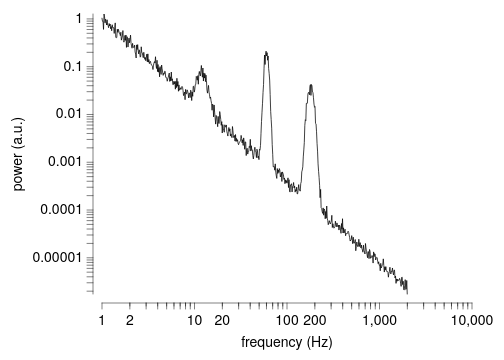

This figure's Vega-Lite source:
### Vega-Lite specification from a JSON file in a GitHub repository (floating-point values rounded to 4 significant figures; data arrays with more than 128 entries replaced by an {"elided": "..."} marker saying what was removed)
{"background": null, "config": {"arc": {"fill": "#DBDBDB", "fillOpacity": 1.0, "innerRadius": 35.0, "padAngle": 0.03, "stroke": "black", "strokeOpacity": 1, "strokeWidth": 0.25}, "area": {"fill": "#DBDBDB", "fillOpacity": 1.0, "stroke": "black", "strokeOpacity": 1, "strokeWidth": 0.25}, "axis": {"domain": true, "domainCap": "round", "domainColor": "black", "domainWidth": 0.25, "grid": false, "gridCap": "round", "gridColor": "#F1F1F1", "gridDash": [0, 0], "gridOpacity": 1.0, "gridWidth": 0.25, "labelColor": "black", "labelFont": "Helvetica Neue", "labelFontSize": 7, "labelFontStyle": "normal", "labelFontWeight": 400, "offset": 4.5, "ticks": true, "tickCap": "round", "tickColor": "black", "tickRound": false, "tickSize": 3, "tickWidth": 0.25, "titleColor": "black", "titleFont": "Helvetica Neue", "titleFontSize": 7, "titleFontStyle": "normal", "titleFontWeight": 400}, "axisX": {"domain": true, "labelAlign": "center", "labelAngle": 0, "labels": true, "ticks": true, "translate": 0}, "axisY": {"domain": true, "labelAlign": "right", "labelAngle": 0, "labels": true, "ticks": true, "translate": 0}, "axisRight": {"domain": true, "labelAlign": "left", "labelAngle": 0, "labels": true, "ticks": true, "translate": 0}, "axisTop": {"domain": true, "labelAlign": "center", "labelAngle": 0, "labels": true, "ticks": true, "translate": 0}, "axisBand": {"tickOffset": 0}, "bar": {"fill": "#DBDBDB", "fillOpacity": 1.0, "stroke": "black", "strokeOpacity": 1, "strokeWidth": 0.25}, "boxplot": {"size": 12.6, "ticks": {"cornerRadius": 0.25, "fill": "black", "opacity": 1, "size": 6.3, "thickness": 0.25}, "box": {"fillOpacity": 1.0, "stroke": "black", "strokeOpacity": 1, "strokeWidth": 0.25}, "median": {"cornerRadius": 0, "fill": "black", "fillOpacity": 1.0, "opacity": 1, "size": 12.6, "thickness": 0.25}, "rule": {"fill": "black", "fillOpacity": 1.0, "size": 14.0, "stroke": "black", "strokeDash": [0, 0], "strokeOpacity": 1, "strokeWidth": 0.25}, "outliers": {"color": "black", "fill": "black", "fillOpacity": 1.0, "size": 0, "stroke": "black", "strokeOpacity": 1, "strokeWidth": 0.25}}, "circle": {"fill": "black", "fillOpacity": 1.0, "size": 0.7, "stroke": null, "strokeOpacity": 1, "strokeWidth": 0.25}, "errorband": {"band": {"fillOpacity": 0.6, "stroke": null, "strokeWidth": 0.25, "strokeOpacity": 1}, "borders": {"opacity": 0, "strokeOpacity": 0.25, "strokeWidth": 1}}, "errorbar": {"opacity": 1, "rule": {"strokeDash": [0, 0], "strokeWidth": 0.25}, "ticks": {"color": "black", "cornerRadius": 0.125, "opacity": 1, "size": 8.4, "thickness": 0.25}, "thickness": 0.25}, "font": "Helvetica Neue", "geoshape": {"fill": "#DBDBDB", "fillOpacity": 1.0, "stroke": "black", "strokeOpacity": 1, "strokeWidth": 0.25}, "header": {"labelColor": "black", "labelFont": "Helvetica Neue", "labelFontSize": 7, "labelFontStyle": "normal", "labelFontWeight": 400, "titleColor": "black", "titleFont": "Helvetica Neue", "titleFontSize": 7, "titleFontStyle": "normal", "titleFontWeight": 400, "titlePadding": 0}, "legend": {"disable": false, "offset": 4.5, "titlePadding": 4, "labelOffset": 2, "gradientLabelOffset": 2, "gradientLength": 70.0, "gradientThickness": 7.0, "gradientOpacity": 1.0, "gradientStrokeColor": "black", "gradientStrokeWidth": 0.25, "labelColor": "black", "labelFont": "Helvetica Neue", "labelFontSize": 7, "labelFontStyle": "normal", "labelFontWeight": 400, "strokeColor": "black", "strokeWidth": 0, "symbolSize": 42, "symbolStrokeColor": "black", "symbolStrokeWidth": 0.25, "titleColor": "black", "titleFont": "Helvetica Neue", "titleFontSize": 7, "titleFontStyle": "normal", "titleFontWeight": 400}, "line": {"color": "black", "stroke": "black", "strokeCap": "round", "strokeDash": [0, 0], "strokeOpacity": 1, "strokeWidth": 0.375}, "point": {"filled": true, "fill": "#DBDBDB", "fillOpacity": 1.0, "size": 7.0, "stroke": "black", "strokeOpacity": 1, "strokeWidth": 0.25}, "range": {"category": ["#C6D9F1", "#F1C9CB", "#FEF0B9", "#CEE37A", "#7AA8E0", "#E589A3", "#FDDD5D", "#68B961", "#4177B1", "#C35082", "#E5C227", "#438156"], "diverging": {"scheme": ["#C35082", "#CE6D94", "#D989A7", "#E2A4BA", "#EABFCE", "#F1DBE2", "#F6F6F6", "#D7E0EB", "#B9CBE0", "#9BB6D5", "#7DA1C9", "#5F8CBD", "#4177B1"]}, "heatmap": {"scheme": ["#32022B", "#43044D", "#4C196E", "#4D338C", "#484DA6", "#3A68BB", "#1D83CA", "#1D9CCB", "#23B5C9", "#28CDC5", "#4DE0B4", "#91EE9F"]}, "ordinal": {"scheme": ["#F1F1F1", "#DBDBDB", "#C6C6C6", "#B2B2B2", "#9D9D9D", "#898989", "#767676", "#636363", "#515151", "#404040", "#2F2F2F", "#1F1F1F"]}, "ramp": {"scheme": ["#32022B", "#43044D", "#4C196E", "#4D338C", "#484DA6", "#3A68BB", "#1D83CA", "#1D9CCB", "#23B5C9", "#28CDC5", "#4DE0B4", "#91EE9F"]}}, "rule": {"color": "black", "stroke": "black", "strokeCap": "round", "strokeDash": [2, 2], "strokeOpacity": 1, "strokeWidth": 0.25}, "scale": {"bandPaddingInner": 0.1, "bandPaddingOuter": 0.1, "round": false}, "rect": {"fill": "#DBDBDB", "fillOpacity": 1.0, "stroke": "black", "strokeOpacity": 1, "strokeWidth": 0.25}, "square": {"fill": "#DBDBDB", "fillOpacity": 1.0, "size": 14.0, "stroke": "black", "strokeOpacity": 1, "strokeWidth": 0.25}, "text": {"color": "black", "font": "Helvetica Neue", "fontSize": 7, "fontStyle": "normal", "fontWeight": 400}, "tick": {"color": "black", "cornerRadius": 0.125, "opacity": 1.0, "size": 12.6, "thickness": 0.25}, "title": {"anchor": "middle", "frame": "group", "color": "black", "font": "Helvetica Neue", "fontSize": 7, "fontStyle": "normal", "fontWeight": 400, "subtitleColor": "black", "subtitleFont": "Helvetica Neue", "subtitleFontSize": "Helvetica Neue", "subtitleFontStyle": "normal", "subtitleFontWeight": 400}, "trail": {"color": "black", "opacity": 1, "size": 0.375}, "view": {"continuousWidth": 185, "continuousHeight": 140, "discreteWidth": 185, "discreteHeight": 140, "fill": null, "stroke": null, "strokeWidth": 0.25}}, "layer": [{"mark": {"type": "line"}, "encoding": {"x": {"field": "f", "scale": {"domain": [1, 2000], "nice": false, "type": "log"}, "title": "frequency (Hz)", "type": "quantitative"}, "y": {"field": "psd", "scale": {"nice": false, "type": "log"}, "title": "power (a.u.)", "type": "quantitative"}}}, {"mark": {"type": "point", "opacity": 0}, "encoding": {"x": {"axis": {"domain": false, "grid": false, "labels": false, "orient": "bottom", "tickSize": 1.5, "ticks": true, "values": [2, 3, 4, 5, 6, 7, 8, 9, 20, 30, 40, 50, 60, 70, 80, 90, 200, 300, 400, 500, 600, 700, 800, 900, 2000, 3000, 4000, 5000, 6000, 7000, 8000, 9000]}, "field": "f", "scale": {"base": 10, "domain": [1, 10000], "type": "log"}, "title": null, "type": "quantitative"}}}], "data": {"name": "data-1a256e6822f450fdc92ee4454c33116e"}, "resolve": {"axis": {"x": "independent"}}, "$schema": "https://vega.github.io/schema/vega-lite/v6.4.1.json", "datasets": {"data-1a256e6822f450fdc92ee4454c33116e": {"elided": "600 records"}}}
